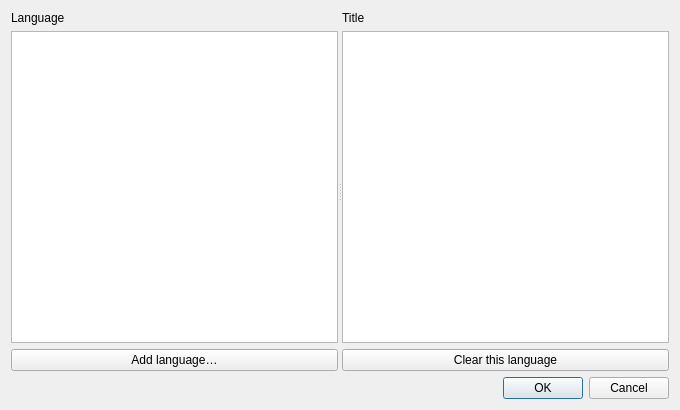
<?xml version="1.0" encoding="UTF-8"?>
<ui version="4.0">
 <class>TitleDialog</class>
 <widget class="QDialog" name="TitleDialog">
  <property name="geometry">
   <rect>
    <x>0</x>
    <y>0</y>
    <width>680</width>
    <height>410</height>
   </rect>
  </property>
  <property name="windowTitle">
   <string>Multilingual titles</string>
  </property>
  <layout class="QVBoxLayout" name="main_layout">
   <item>
    <widget class="QSplitter" name="split">
     <property name="orientation">
      <enum>Qt::Horizontal</enum>
     </property>
     <widget class="QWidget" name="left">
      <layout class="QVBoxLayout" name="left_layout">
       <property name="leftMargin">
        <number>0</number>
       </property>
       <property name="topMargin">
        <number>0</number>
       </property>
       <property name="rightMargin">
        <number>0</number>
       </property>
       <property name="bottomMargin">
        <number>0</number>
       </property>
       <item>
        <widget class="QLabel" name="language_label">
         <property name="text">
          <string>Language</string>
         </property>
        </widget>
       </item>
       <item>
        <widget class="QListWidget" name="languages" />
       </item>
       <item>
        <widget class="QPushButton" name="add_language">
         <property name="text">
          <string>Add language…</string>
         </property>
        </widget>
       </item>
      </layout>
     </widget>
     <widget class="QWidget" name="right">
      <layout class="QVBoxLayout" name="right_layout">
       <property name="leftMargin">
        <number>0</number>
       </property>
       <property name="topMargin">
        <number>0</number>
       </property>
       <property name="rightMargin">
        <number>0</number>
       </property>
       <property name="bottomMargin">
        <number>0</number>
       </property>
       <item>
        <widget class="QLabel" name="label">
         <property name="text">
          <string>Title</string>
         </property>
        </widget>
       </item>
       <item>
        <widget class="QPlainTextEdit" name="editor" />
       </item>
       <item>
        <widget class="QPushButton" name="clear_one">
         <property name="text">
          <string>Clear this language</string>
         </property>
        </widget>
       </item>
      </layout>
     </widget>
    </widget>
   </item>
   <item>
    <widget class="QDialogButtonBox" name="buttons">
     <property name="standardButtons">
      <set>QDialogButtonBox::Ok|QDialogButtonBox::Cancel</set>
     </property>
    </widget>
   </item>
  </layout>
 </widget>
 <resources />
 <connections />
</ui>
